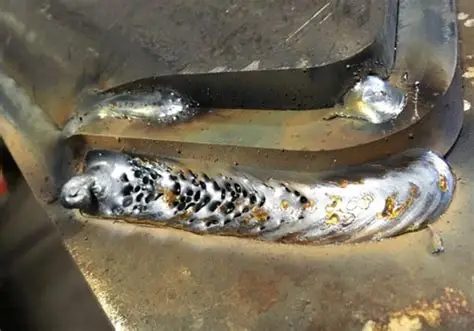
#> input picture sobel/img/loi1.jpg, 474 x 331 px, found by its file name
$ python test2.py
#> lines starting #> are read from the running program, lines starting #| are printed output that depends on the picture; after the words box and inside, x2 and y2 are one past the last pixel; in counts of white or black regions, pixels touching at a corner belong together
""" 2
Câu 1: Lọc trung vị
Hãy viết chương trình python thực hiện phân vùng đa mức theo phương pháp ngưỡng cứng
1. Đọc ảnh xám không dùng opencv ( dùng PIL)
2. Tự viết hàm pad ảnh (zero padding hoặc replicate-padding)
3. Tự cài đặt bộ lọc trung vị (median filter) kích thước 3x3
Với mỗi vị trí (i,j) trong ảnh đầu vào, ta lấy vùng lân cận 3x3 quanh nó,
sắp xếp các giá trị điểm ảnh trong vùng này theo thứ tự tăng dần,
thay pixel trung tâm bằng median
4, Thử nghiệm với ảnh có nhiễu muối tiêu : tự viết hàm thêm nhiễu salt & pepper ( tỉ lệ 5% - 10%)
5. hiển thị ảnh gốc, ảnh thêm nhiễu và ảnh đã khử nhiễu

1. blackman có độ rò rỉ thấp nhất
2. vùng tâm phổ sẽ bị loại bỏ
3. hướng chéo 45 và 135 độ  để tính gradient theo hướng (roberts)
4. Điểm yếu lớn nhất của toán tử Roberts là dễ khuếch đại biến thiên nhỏ vì chỉ dùng vùng 2x2

"""
import numpy as np
from PIL import Image
import matplotlib.pyplot as plt
import random

# =========================================
# 1. Đọc ảnh xám bằng PIL
# =========================================
path = "img/loi1.jpg"   # ----> Đổi ảnh tại đây
img = Image.open(path).convert("L")
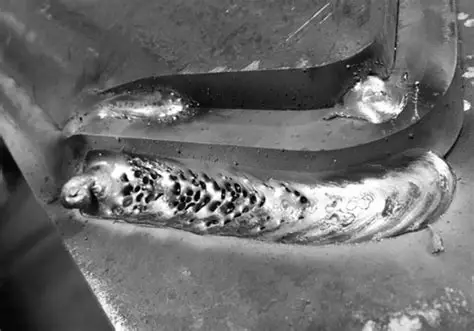
#> img: PIL image 474x331 L; min 0, max 255, mean 108.2
img_np = np.array(img)


# =========================================
# 2. Hàm pad ảnh (zero padding)
# =========================================
def pad_image(img, pad=1, mode="zero"):
    h, w = img.shape
    padded = np.zeros((h + 2 * pad, w + 2 * pad), dtype=img.dtype)

    if mode == "zero":
        padded[pad:pad+h, pad:pad+w] = img
        return padded

    elif mode == "replicate":
        # copy vùng chính giữa
        padded[pad:pad+h, pad:pad+w] = img

        # pad viền trên và dưới
        padded[:pad, pad:pad+w] = img[0:1, :]
        padded[pad+h:, pad:pad+w] = img[-1:, :]

        # pad trái/phải
        padded[:, :pad] = padded[:, pad:pad+1]
        padded[:, pad+w:] = padded[:, pad+w-1:pad+w]

        return padded


# =========================================
# 3. Median Filter 3x3 tự cài đặt
# =========================================
def median_filter(img):
    h, w = img.shape
    padded = pad_image(img, pad=1, mode="replicate")
    output = np.zeros_like(img)

    for i in range(h):
        for j in range(w):
            # Lấy vùng 3x3
            region = padded[i:i+3, j:j+3].flatten()
            median_val = np.median(region)
            output[i, j] = median_val

    return output


# =========================================
# 4. Hàm thêm nhiễu Salt & Pepper
# =========================================
def add_salt_pepper(img, amount=0.05):
    noisy = img.copy()
    h, w = img.shape
    num_noise = int(amount * h * w)

    # Salt (255)
    for _ in range(num_noise // 2):
        x = random.randint(0, h - 1)
        y = random.randint(0, w - 1)
        noisy[x, y] = 255

    # Pepper (0)
    for _ in range(num_noise // 2):
        x = random.randint(0, h - 1)
        y = random.randint(0, w - 1)
        noisy[x, y] = 0

    return noisy


# =========================================
# 5. Chạy thử nghiệm
# =========================================
noisy_img = add_salt_pepper(img_np, amount=0.08)   # thêm 8% noise
#> after the loop in add_salt_pepper, `for _ in range(num_noise // 2):`:
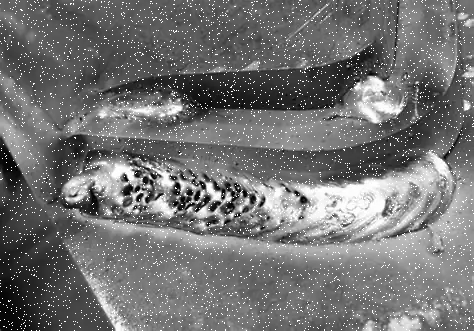
#> noisy: shape (331, 474); 3.92% of pixels changed, all inside (x1, y1, x2, y2) = (0, 0, 474, 331)
#> after the loop in add_salt_pepper, `for _ in range(num_noise // 2):`:
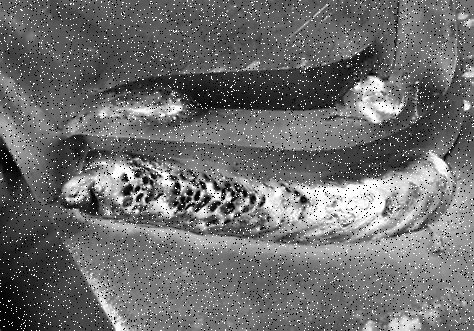
#> noisy: shape (331, 474); 3.92% of pixels changed, all inside (x1, y1, x2, y2) = (0, 0, 474, 331)
denoised = median_filter(noisy_img)
#> in pad_image, `padded[pad:pad+h, pad:pad+w] = img`:
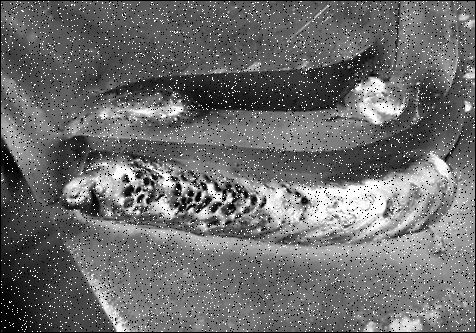
#> padded: shape (333, 476); min 0, max 255, mean 108.5
#> in pad_image, `padded[:, pad+w:] = padded[:, pad+w-1:pad+w]`:
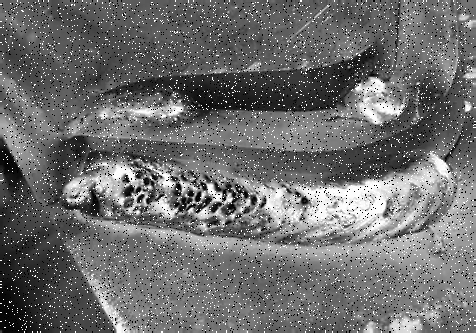
#> padded: shape (333, 476); min 0, max 255, mean 109.5

# =========================================
# 6. Hiển thị kết quả
# =========================================
plt.figure(figsize=(12, 4))

plt.subplot(1, 3, 1)
plt.imshow(img_np, cmap='gray')
plt.title("Ảnh gốc")
plt.axis("off")

plt.subplot(1, 3, 2)
plt.imshow(noisy_img, cmap='gray')
plt.title("Ảnh thêm nhiễu (Salt & Pepper)")
plt.axis("off")

plt.subplot(1, 3, 3)
plt.imshow(denoised, cmap='gray')
plt.title("Ảnh sau khi lọc median")
plt.axis("off")

plt.tight_layout()
plt.show()

$ run again, with sobel/img/loi3.jpg copied over sobel/img/loi1.jpg
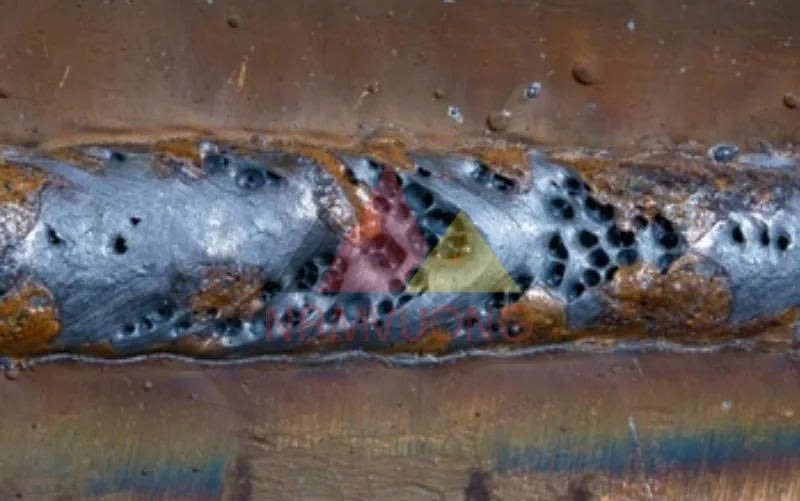
#> input picture sobel/img/loi3.jpg, 800 x 501 px, found by its file name
#> after the loop in add_salt_pepper, `for _ in range(num_noise // 2):`:
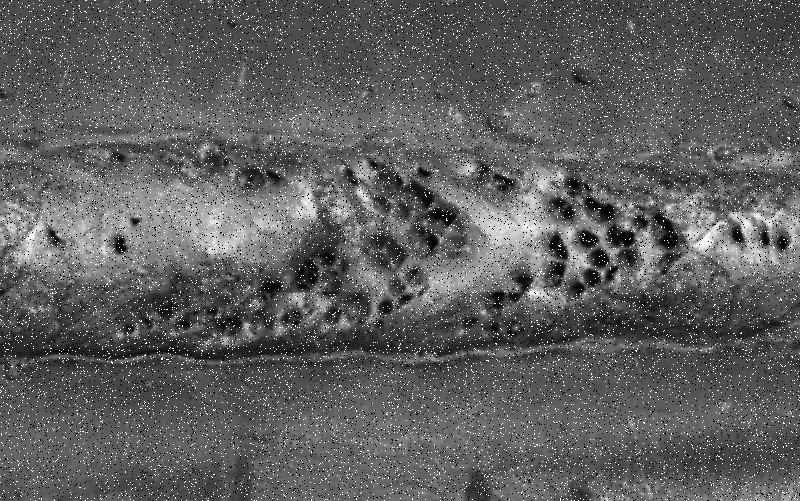
#> noisy: shape (501, 800); min 0, max 255, mean 94.8
#> in pad_image, `padded[:, pad+w:] = padded[:, pad+w-1:pad+w]`:
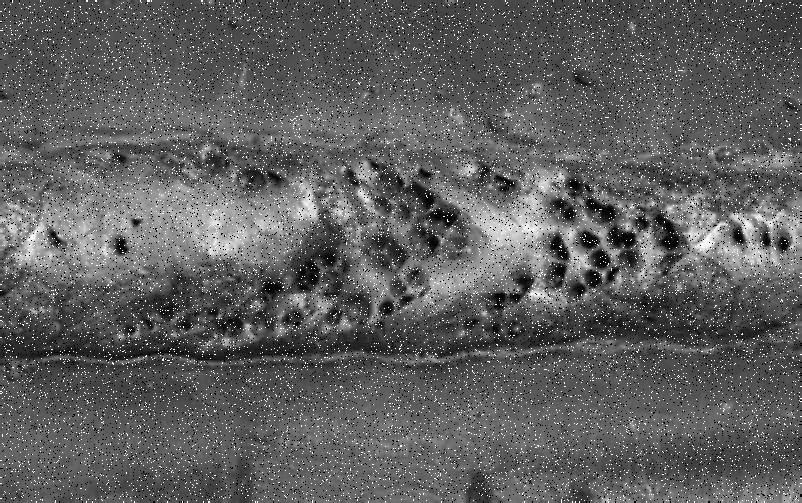
#> padded: shape (503, 802); min 0, max 255, mean 94.7

$ run again, with sobel/img/loi4.jpg copied over sobel/img/loi1.jpg
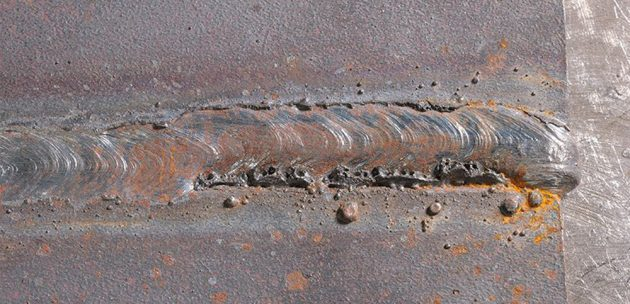
#> input picture sobel/img/loi4.jpg, 630 x 304 px, found by its file name
#> after the loop in add_salt_pepper, `for _ in range(num_noise // 2):`:
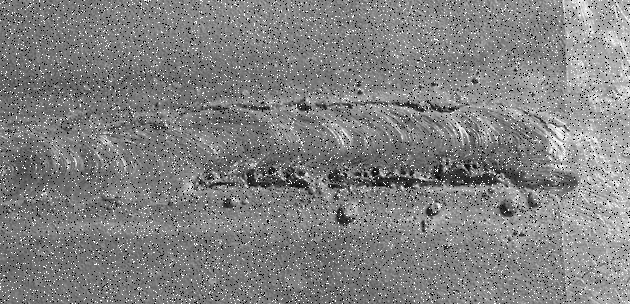
#> noisy: shape (304, 630); min 0, max 255, mean 129.5
#> in pad_image, `padded[:, pad+w:] = padded[:, pad+w-1:pad+w]`:
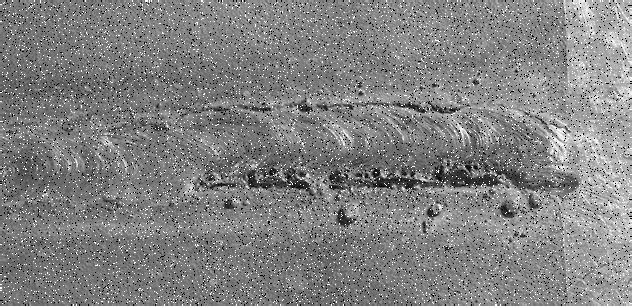
#> padded: shape (306, 632); min 0, max 255, mean 129.5

$ run again, with sobel/img/loi.jpg copied over sobel/img/loi1.jpg
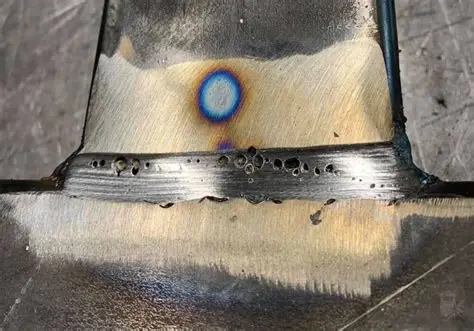
#> input picture sobel/img/loi.jpg, 474 x 331 px, found by its file name
#> after the loop in add_salt_pepper, `for _ in range(num_noise // 2):`:
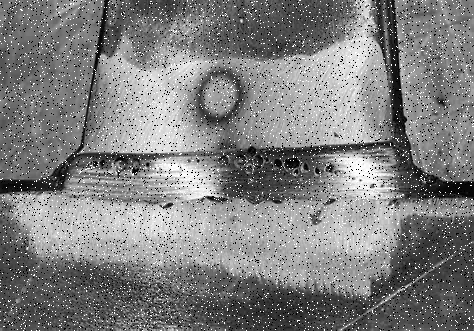
#> noisy: shape (331, 474); min 0, max 255, mean 127.3
#> in pad_image, `padded[:, pad+w:] = padded[:, pad+w-1:pad+w]`:
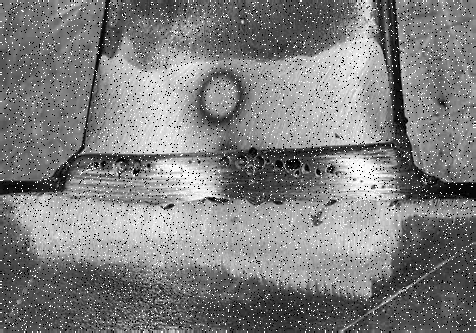
#> padded: shape (333, 476); min 0, max 255, mean 127.1
